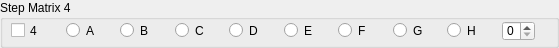
   <widget class="QGroupBox" name="groupBox_9">
    <property name="geometry">
     <rect>
      <x>102</x>
      <y>421</y>
      <width>559</width>
      <height>48</height>
     </rect>
    </property>
    <property name="title">
     <string>Step Matrix 4</string>
    </property>
    <widget class="QCheckBox" name="checkBox_7">
     <property name="geometry">
      <rect>
       <x>11</x>
       <y>22</y>
       <width>29</width>
       <height>17</height>
      </rect>
     </property>
     <property name="text">
      <string>4</string>
     </property>
    </widget>
    <widget class="QSpinBox" name="spinBox_7">
     <property name="geometry">
      <rect>
       <x>502</x>
       <y>21</y>
       <width>33</width>
       <height>20</height>
      </rect>
     </property>
    </widget>
    <widget class="QRadioButton" name="radioButton_57">
     <property name="geometry">
      <rect>
       <x>66</x>
       <y>22</y>
       <width>30</width>
       <height>17</height>
      </rect>
     </property>
     <property name="text">
      <string>A</string>
     </property>
    </widget>
    <widget class="QRadioButton" name="radioButton_58">
     <property name="geometry">
      <rect>
       <x>120</x>
       <y>22</y>
       <width>29</width>
       <height>17</height>
      </rect>
     </property>
     <property name="text">
      <string>B</string>
     </property>
    </widget>
    <widget class="QRadioButton" name="radioButton_59">
     <property name="geometry">
      <rect>
       <x>175</x>
       <y>22</y>
       <width>30</width>
       <height>17</height>
      </rect>
     </property>
     <property name="text">
      <string>C</string>
     </property>
    </widget>
    <widget class="QRadioButton" name="radioButton_60">
     <property name="geometry">
      <rect>
       <x>229</x>
       <y>22</y>
       <width>30</width>
       <height>17</height>
      </rect>
     </property>
     <property name="text">
      <string>D</string>
     </property>
    </widget>
    <widget class="QRadioButton" name="radioButton_61">
     <property name="geometry">
      <rect>
       <x>284</x>
       <y>22</y>
       <width>29</width>
       <height>17</height>
      </rect>
     </property>
     <property name="text">
      <string>E</string>
     </property>
    </widget>
    <widget class="QRadioButton" name="radioButton_62">
     <property name="geometry">
      <rect>
       <x>338</x>
       <y>22</y>
       <width>29</width>
       <height>17</height>
      </rect>
     </property>
     <property name="text">
      <string>F</string>
     </property>
    </widget>
    <widget class="QRadioButton" name="radioButton_63">
     <property name="geometry">
      <rect>
       <x>393</x>
       <y>22</y>
       <width>30</width>
       <height>17</height>
      </rect>
     </property>
     <property name="text">
      <string>G</string>
     </property>
    </widget>
    <widget class="QRadioButton" name="radioButton_64">
     <property name="geometry">
      <rect>
       <x>447</x>
       <y>22</y>
       <width>30</width>
       <height>17</height>
      </rect>
     </property>
     <property name="text">
      <string>H</string>
     </property>
    </widget>
    <zorder>radioButton_58</zorder>
    <zorder>radioButton_59</zorder>
    <zorder>radioButton_60</zorder>
    <zorder>radioButton_61</zorder>
    <zorder>radioButton_62</zorder>
    <zorder>radioButton_63</zorder>
    <zorder>radioButton_64</zorder>
    <zorder>checkBox_7</zorder>
    <zorder>spinBox_7</zorder>
    <zorder>radioButton_57</zorder>
   </widget>
